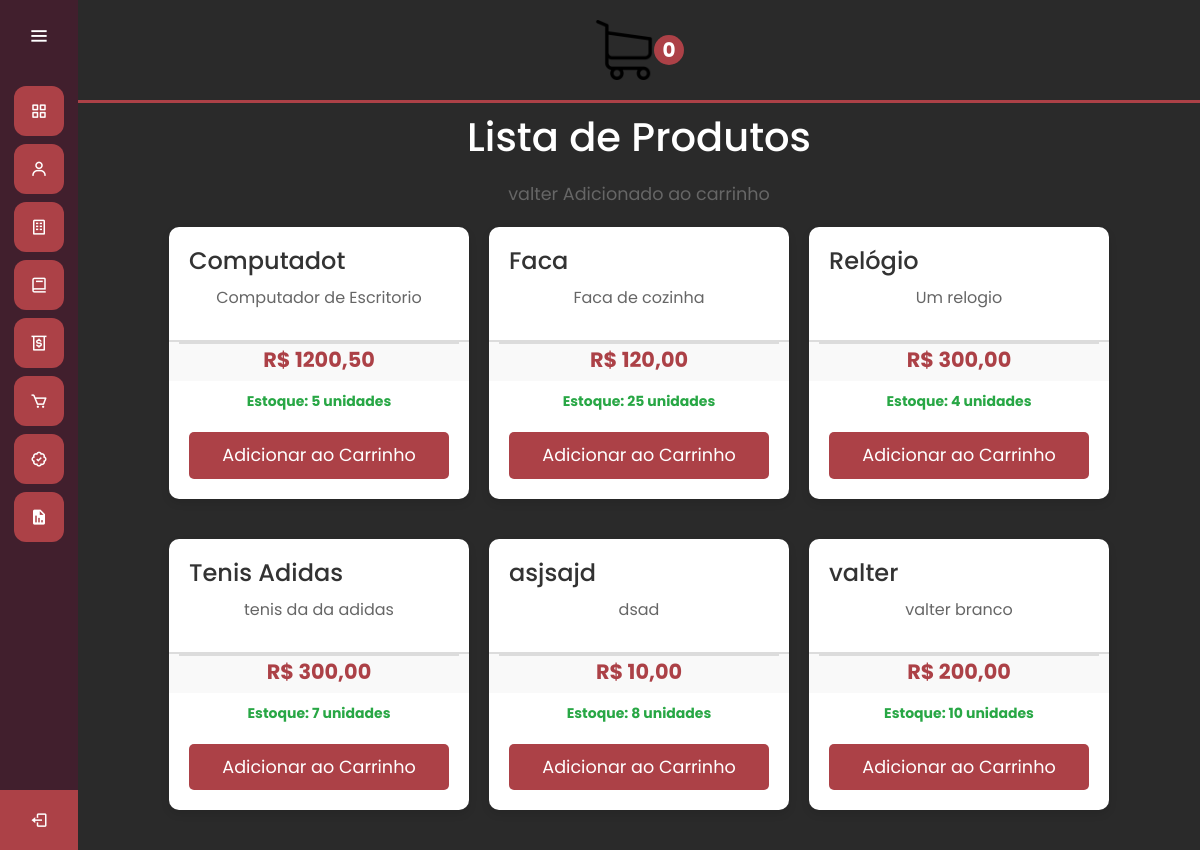
The page /venda/addCarrinho/26/ on the database its author committed.
### estoque/models.py (models this page shows)
class Produto(models.Model):
    nome = models.CharField(max_length=40)
    estoque = models.IntegerField(default=0)
    descricao = models.CharField(max_length=255, null=True, blank=True)
    preco = models.DecimalField(max_digits=20, decimal_places=2)
    class Meta:
        ordering=['nome']
        verbose_name= 'produto'
        verbose_name_plural= 'produto'

### venda/views.py (the view, shortened to what this page needs)
# urls.py: path('addCarrinho/<int:prod_id>/', views.addCarrinho, name="addCarrinho"),
def addCarrinho(request, prod_id):
    user_id = request.user.id
    produto = Produto.objects.get(id=prod_id)
    quantidade = getQuantidadeProduto(prod_id)
    try:
        carrinho = Carrinho.objects.get(produto_id=prod_id, user_id=user_id)
        carrinho.quantidade += quantidade
        carrinho.valor_total = carrinho.valor_unitario * carrinho.quantidade
        carrinho.save()
    except Carrinho.DoesNotExist:
        carrinho = Carrinho(
            user_id=user_id,
            produto_id=prod_id,
            quantidade=quantidade,
            valor_unitario=produto.preco,
            valor_total=produto.preco * quantidade
        )
        carrinho.save()
    quantidade_total = getQuantidadeTotalCarrinho(user_id)
    mensagem = f"{produto.nome} Adicionado ao carrinho"
    produtos = Produto.objects.all().order_by("nome")
    context = {
        'produtos': produtos,
        'mensagem': mensagem,
        'quantidade_total': quantidade_total,
    }
    return render(request, "catalogo.html", context)

### venda/functions.py (called while the page is built)
def getQuantidadeProduto(prod_id):
    return 1

def getQuantidadeTotalCarrinho(user_id):
    with connection.cursor() as cursor:
        cursor.execute("SELECT SUM(quantidade) FROM venda_carrinho WHERE user_id = %s", [user_id])
        row = cursor.fetchone()
    return row[0] or 0

### venda/templates/catalogo.html (shortened to what this page needs)
{% extends "tela.html" %}
{% load static %}
{% block 'head' %}
    <link rel="stylesheet" href="{% static 'css/stylec.css' %}">
{% endblock %}
    {% block 'dashboard' %}
    <div class="form_carrinho">
        <a href="{% url 'sacola' %}">
            <img src="{% static 'img/Carrinho.png' %}" alt="Carrinho">
        </a>
        <div id="texto_carrinho">
            {{ quantidade_total }}
        </div>
    </div>
    <h1>Lista de Produtos</h1>
    <p>{{ mensagem }}</p>
    <div class="container">
        {% for produto in produtos %}
            <div class="menu">
                <div class="produto-info">
                    <h2 class="nome-produto">{{ produto.nome }}</h2>
                    <p class="descricao">{{ produto.descricao }}</p>
                </div>
                <div class="preco">
                    <p class="preco">R$ {{ produto.preco }}</p>
                </div>
                <div>
                    {% if produto.estoque > 0 %}
                        <p class="estoque estoque-positivo">Estoque: {{ produto.estoque }} unidades</p>
                    {% else %}
                        <p class="estoque estoque-zero">Sem estoque</p>
                    {% endif %}
                </div>
                <a href="{% url 'addCarrinho' produto.id %}" class="btn-adicionar">Adicionar ao Carrinho</a>
            </div>
        {% endfor %}
    </div>
    {% endblock %}

### estoque/static/css/styletela.css (style rules this page uses)
* { margin: 0; padding: 0; box-sizing: border-box; font-family: "Poppins" , sans-serif; }
a { text-decoration: none; color: inherit; }
a:link { color: inherit; }

### estoque/static/css/general.css (style rules this page uses)
:root { --main-color: #ac4147; --dark-color: #411f2d; --light-color: #ffc27f; --contrast-color: #f88863; --differential-color: #ffe29a; }

### venda/static/css/stylec.css (style rules this page uses)
body { font-family: Arial, sans-serif; background-color: #f0f0f0; margin: 0; padding: 0; }
.form_carrinho { display: flex; justify-content: center; align-items: center; position: relative; margin: 20px 0; }
#texto_carrinho { position: block; top: 40px; right: 650px; background: #ac4147; color: #fff; border-radius: 50%; width: 30px; height: 30px; display: flex; align-items: center; justify-content: center; font-size: 20px; font-weight: bold; text-align: center; }
.form_carrinho img { display: block; max-width: 100%; height: auto; width: 60px; }
h1 { text-align: center; color: #fff; margin: 20px 0; padding-top: 10px; border-top: 3px solid #ac4147; }
p { text-align: center; color: #666; font-size: 1.1rem; margin: 0; }
.container { display: flex; flex-wrap: wrap; justify-content: center; gap: 20px; padding: 20px; }
.menu { background: #fff; border-radius: 10px; box-shadow: 0 4px 8px rgba(0, 0, 0, 0.1); overflow: hidden; transition: transform 0.3s ease, box-shadow 0.3s ease; width: 300px; margin-bottom: 20px; }
.produto-info { padding: 20px; }
.nome-produto { font-size: 1.5rem; color: #333; margin: 0 0 10px; }
.descricao { font-size: 1rem; color: #666; }
.preco { padding: 0 10px 3px; background: #f9f9f9; border-top: 2px solid #dcdcdc; }
.preco p { font-size: 1.3rem; color: #ac4147; margin: 0; }
.btn-adicionar { display: block; width: calc(100% - 40px); margin: 20px auto; padding: 10px; text-align: center; text-decoration: none; background: #ac4147; color: #fff; font-size: 1.1rem; border-radius: 5px; transition: background 0.3s ease, transform 0.3s ease; }
.estoque { font-size: 14px; margin: 10px 0; font-weight: bold; }
.estoque-positivo { color: #28a745; }
.preco { font-size: 16px; font-weight: bold; margin: 10px 0; }

### rows shown on the page
Produto: nome "Computadot", descricao "Computador de Escritorio", preco "1200,50", estoque "5"
Produto: nome "Faca", descricao "Faca de cozinha", preco "120,00", estoque "25"
Produto: nome "Relógio", descricao "Um relogio", preco "300,00", estoque "4"
Produto: nome "Tenis Adidas", descricao "tenis da da adidas", preco "300,00", estoque "7"
Produto: nome "asjsajd", descricao "dsad", preco "10,00", estoque "8"
Produto: nome "valter", descricao "valter branco", preco "200,00", estoque "10"

### other values the page prints
{{ quantidade_total }} "0"
{{ mensagem }} "valter Adicionado ao carrinho"
